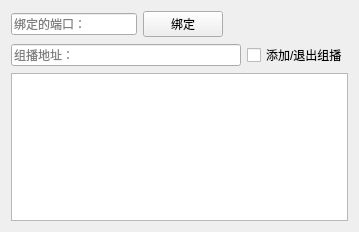
<?xml version="1.0" encoding="UTF-8"?>
<ui version="4.0">
 <class>UdpRecv</class>
 <widget class="QWidget" name="UdpRecv">
  <property name="geometry">
   <rect>
    <x>0</x>
    <y>0</y>
    <width>359</width>
    <height>232</height>
   </rect>
  </property>
  <property name="windowTitle">
   <string>UdpRecv</string>
  </property>
  <layout class="QGridLayout" name="gridLayout">
   <item row="0" column="0">
    <layout class="QVBoxLayout" name="verticalLayout">
     <item>
      <layout class="QHBoxLayout" name="horizontalLayout_2">
       <item>
        <widget class="QLineEdit" name="portEdit">
         <property name="placeholderText">
          <string>绑定的端口：</string>
         </property>
        </widget>
       </item>
       <item>
        <widget class="QPushButton" name="bindBt">
         <property name="text">
          <string>绑定</string>
         </property>
        </widget>
       </item>
       <item>
        <spacer name="horizontalSpacer">
         <property name="orientation">
          <enum>Qt::Horizontal</enum>
         </property>
         <property name="sizeHint" stdset="0">
          <size>
           <width>40</width>
           <height>20</height>
          </size>
         </property>
        </spacer>
       </item>
      </layout>
     </item>
     <item>
      <layout class="QHBoxLayout" name="horizontalLayout">
       <item>
        <widget class="QLineEdit" name="ipEidt">
         <property name="placeholderText">
          <string>组播地址：</string>
         </property>
        </widget>
       </item>
       <item>
        <widget class="QCheckBox" name="checkBox">
         <property name="text">
          <string>添加/退出组播</string>
         </property>
        </widget>
       </item>
      </layout>
     </item>
     <item>
      <widget class="QTextBrowser" name="textBrowser"/>
     </item>
    </layout>
   </item>
  </layout>
 </widget>
 <layoutdefault spacing="6" margin="11"/>
 <resources/>
 <connections/>
</ui>
